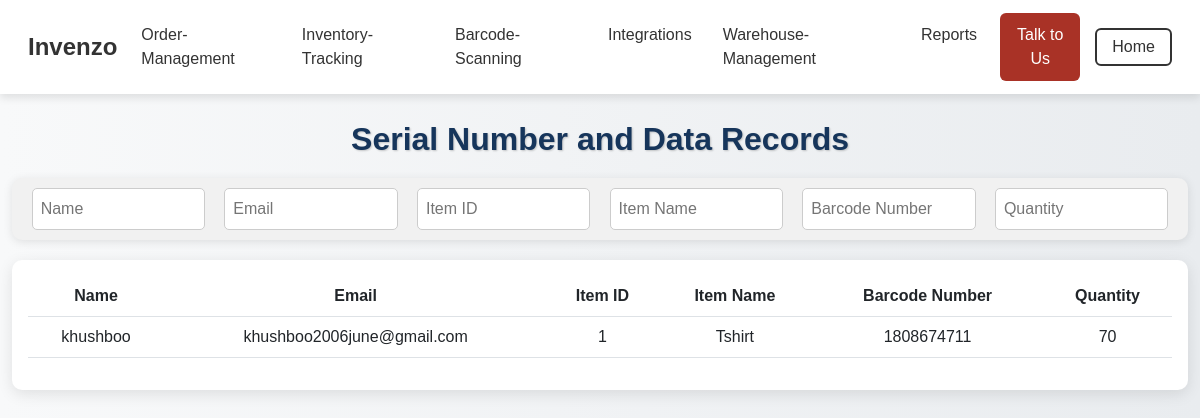
The app's page /barcodes (signed in) with its own data.
### app.py (models this page shows, shortened)
class InventoryItem(db.Model):
    id = db.Column(db.Integer, primary_key=True, autoincrement=True)
    item_id = db.Column(db.Integer, nullable=False)
    item_name = db.Column(db.String(100), nullable=False)
    item_category = db.Column(db.String(100), nullable=False)
    quantity = db.Column(db.Integer, nullable=False)
    cost_per_unit = db.Column(db.Float, nullable=False)
    total_cost = db.Column(db.Float, nullable=False)
    supplier_name = db.Column(db.String(100), nullable=False)
    supplier_email = db.Column(db.String(100), nullable=False)
    supplier_phone = db.Column(db.String(100), nullable=False)
    order_status = db.Column(db.String(50), nullable=False)
    notes = db.Column(db.Text, nullable=True)
    barcode_number = db.Column(db.String(20), nullable=False)
    user_id = db.Column(db.Integer, db.ForeignKey('user.id'), nullable=False)

### app.py (the view)
@app.route('/barcodes')
@login_required
@admin_required
def barcodes():
    user_dict = session.get("user")
    if user_dict:
        if user_dict.get('is_admin') == 1:  # Check if the logged-in user is an admin
            items = InventoryItem.query.all()  # Fetch inventory items for all users
            return render_template('barcode-scanning.html', items=items)
        else:
            flash("You don't have permission to view this page.", "danger")
            return redirect(url_for('home'))  # Or any other appropriate page if not admin
    else:
        flash("You must be logged in to view barcodes.", "danger")
        return redirect(url_for('login'))

### app.py (called while the page is built)
def login_required(f):
    @wraps(f)
    def decorated_function(*args, **kwargs):
        if "user" not in session:  # If no user is logged in
            flash("Please log in to access this page.", "warning")
            return redirect(url_for('login'))  # Redirect to login page
        return f(*args, **kwargs)
    return decorated_function

def admin_required(f):
    @wraps(f)
    def decorated_function(*args, **kwargs):
        user_dict = session.get("user")
        if not user_dict:
            flash("You must be logged in to access this page.", "danger")
            return redirect(url_for('login'))
        user = User.query.get(user_dict['id'])
        if not user or not user.is_admin:
            flash("Only admins can access this page.", "danger")
            return redirect(url_for('home'))  # Adjust this if needed
        return f(*args, **kwargs)
    return decorated_function

### templates/barcode-scanning.html (shortened to what this page needs)
<!DOCTYPE html>
<html lang="en">
<head>
    <link href="https://cdn.jsdelivr.net/npm/bootstrap@5.3.0/dist/css/bootstrap.min.css" rel="stylesheet">
    <link rel="stylesheet" href="{{ url_for('static', filename='css/styles.css') }}">
    <link rel="stylesheet" href="{{ url_for('static', filename='css/barcode-scanning.css') }}">
</head>
<body>
    <nav class="navbar navbar-expand-lg navbar-light bg-white">
        <div class="container-fluid">
            <a class="navbar-brand d-flex align-items-center" href="{{ url_for('home') }}">
                <strong class="brand-name">Invenzo</strong>
            </a>
            <div class="collapse navbar-collapse justify-content-end" id="navbarNav">
                <ul class="navbar-nav">
                    <li class="nav-item"><a class="nav-link" href="{{ url_for('order_management') }}">Order-Management</a></li>
                    <li class="nav-item"><a class="nav-link" href="{{ url_for('inventory') }}">Inventory-Tracking</a></li>
                    <li class="nav-item"><a class="nav-link" href="{{ url_for('barcodes') }}">Barcode-Scanning</a></li>
                    <li class="nav-item"><a class="nav-link" href="{{ url_for('integrations2') }}">Integrations</a></li>
                    <li class="nav-item"><a class="nav-link" href="{{ url_for('warehouse_management') }}">Warehouse-Management</a></li>
                    <li class="nav-item"><a class="nav-link" href="{{ url_for('reports') }}">Reports</a></li>
                    <li class="nav-item"><a class="nav-link btn btn-primary text-white" href="{{ url_for('team') }}">Talk to Us</a></li>
                </ul>
            </div>
            <div class="collapse navbar-collapse justify-content-end">
                <a href="{{ url_for('home') }}" class="btn btn-outline-dark">Home</a>
            </div>
        </div>
    </nav>
    <section class="topic-page text-center">
        <div class="container-fluid">
            <h2>Serial Number and Data Records</h2>
            <div class="filter-container">
                <input type="text" class="filter-input" placeholder="Name" onkeyup="filterTable(0)">
                <input type="text" class="filter-input" placeholder="Email" onkeyup="filterTable(1)">
                <input type="text" class="filter-input" placeholder="Item ID" onkeyup="filterTable(2)">
                <input type="text" class="filter-input" placeholder="Item Name" onkeyup="filterTable(3)">
                <input type="text" class="filter-input" placeholder="Barcode Number" onkeyup="filterTable(4)">
                <input type="text" class="filter-input" placeholder="Quantity" onkeyup="filterTable(5)">
            </div>
            <div class="table-container p-3">
                <table class="table table-hover" id="barcodeTable">
                    <thead>
                        <tr>
                            <th>Name</th>
                            <th>Email</th>
                            <th>Item ID</th>
                            <th>Item Name</th>
                            <th>Barcode Number</th>
                            <th>Quantity</th>
                        </tr>
                    </thead>
                    <tbody>
                        {% for item in items %}
                        <tr>
                            <td>{{ item.supplier_name }}</td>
                            <td>{{ item.supplier_email }}</td>
                            <td>{{ item.item_id }}</td>
                            <td>{{ item.item_name }}</td>
                            <td>{{ item.barcode_number }}</td>
                            <td>{{ item.quantity }}</td>
                        </tr>
                        {% endfor %}
                    </tbody>
                </table>
            </div>
        </div>
    </section>
</body>
</html>

### static/css/styles.css (style rules this page uses)
.navbar { padding: 0.8rem 1rem; font-family: 'Poppins', sans-serif; position: fixed; top: 0; left: 0; right: 0; z-index: 9999; background-color: #ffffff; box-shadow: 0 4px 8px rgba(0, 0, 0, 0.1); }
body { padding-top: 80px; }
.navbar-brand .brand-name { font-size: 24px; font-weight: 600; color: #333; }
.navbar-nav { font-size: 16px; }
.nav-item .nav-link { color: #333; margin-right: 15px; padding: 10px 0; transition: color 0.3s ease; }
.navbar-nav .nav-item:last-child { margin-right: 0; }
.btn-outline-dark { border: 2px solid #333; color: #333; padding: 5px 15px; transition: background-color 0.3s ease, color 0.3s ease; }
.brand-name { font-size: 24px; font-weight: bold; font-family: 'Poppins', sans-serif; color: #2C3E50; }
.btn-primary { background-color: #A93226; border: none; }

### static/css/barcode-scanning.css (style rules this page uses)
body { margin-top:60px; padding:0; }
.topic-page h2 { color: #16355b; font-weight: bold; text-shadow: 1px 1px 2px rgba(0, 0, 0, 0.2); margin-top: 10px; margin-bottom: 20px; text-align: center; }

### templates/barcode-scanning.html (style rules this page uses)
body { background: linear-gradient(to right, #f8f9fa, #e9ecef); font-family: 'Poppins', sans-serif; }
.topic-page { padding-top: 50px !important; }
.table-container { width: 100%; margin: 20px auto; background: white; border-radius: 10px; box-shadow: 0px 4px 15px rgba(0, 0, 0, 0.1); overflow-x: auto; padding: 20px; animation: fadeIn 1s ease-in-out; }
.filter-container { display: flex; justify-content: space-around; padding: 10px; background: #f1f1f1; border-radius: 10px; box-shadow: 0px 2px 10px rgba(0, 0, 0, 0.1); margin-bottom: 10px; }
.filter-input { width: 15%; padding: 8px; border: 1px solid #ccc; border-radius: 5px; transition: all 0.3s ease-in-out; }

### records on screen
InventoryItem: supplier_name "khushboo", supplier_email "khushboo2006june@gmail.com", item_id "1", item_name "Tshirt", barcode_number "1808674711", quantity "70"
